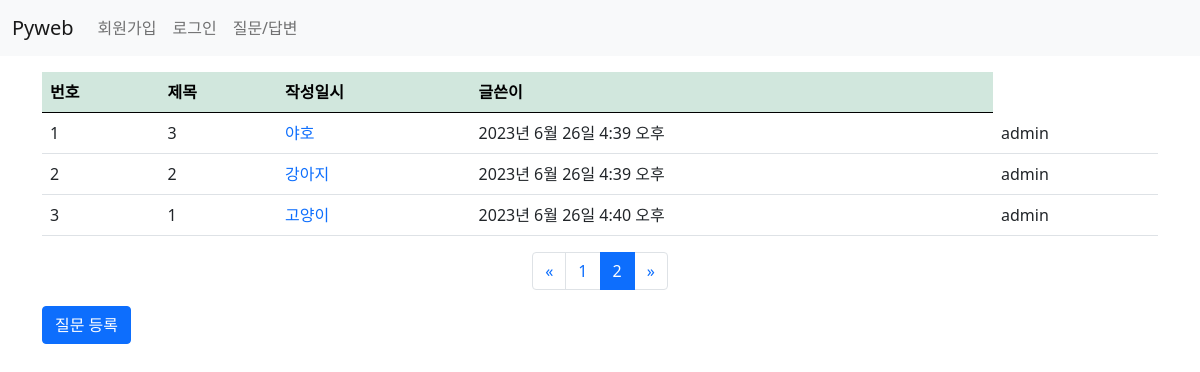
/board/?page=2, run on the app's committed database.
### board/models.py (models this page shows, shortened)
class Question(models.Model):
    author = models.ForeignKey(User, on_delete=models.CASCADE)
    subject = models.CharField(max_length=200)  #제목
    content = models.TextField()                #질문 내용
    create_date = models.DateTimeField()        #등록일
    modify_date = models.DateTimeField(null=True, blank=True)

### board/views.py (the view)
# urls.py: path('', views.question_list, name='question_list'),
def question_list(request):
    question_list = Question.objects.order_by('create_date')  #내림 차순
    page = request.GET.get('page', '1')
    paginator = Paginator(question_list, 10)  #페이지당 게시글 - 10
    page_obj = paginator.get_page(page)
    context = {'question_list': page_obj}
    return render(request, 'board/question_list.html', context)

### board/templatetags/board_filter.py (called while the page is built)
@register.filter
def sub(value, arg):
    return value - arg   #원래값 - 매개값 -> |sub:arg

### templates/board/question_list.html (shortened to what this page needs)
{% extends 'base.html' %}
{% load board_filter %}
{% block content %}
<div class="container my-3">
    <section id="question_list">
        <table class="table">
            <thead>
                <tr class="table-success">
                    <th>번호</th><th>제목</th><th>작성일시</th><th>글쓴이</th>
                </tr>
            </thead>
            <tbody>
                {% if question_list %}
                    {% for question in question_list %}
                    <tr>
                        <td>{{ forloop.counter }}</td>
                        <td>{{ question_list.paginator.count|sub:question_list.start_index|sub:forloop.counter0|add:1 }}</td>
                        <td>
                            <a href="{% url 'board:detail' question.id %}" class="text-decoration-none">
                                {{ question.subject }}
                            </a>
                        </td>
                        <td>{{ question.create_date }}</td>
                        <td>{{ question.author }}</td>
                    </tr>
                    {% endfor %}
                {% else %}
                    <tr>
                        <td>질문이 없습니다</td>
                    </tr>
                {% endif %}
            </tbody>
        </table>
        <ul class="pagination justify-content-center">
            {% if question_list.has_previous %}
                <li class="page-item">
                    <a class="page-link" href="?page={{ question_list.previous_page_number }}">
                        &laquo;
                    </a>
                </li>
            {% endif %}
            {% for page_number in question_list.paginator.page_range %}
                {% if page_number == question_list.number %}
                <li class="page-item active">
                    <a class="page-link" href="?page={{ page_number }}">
                        {{ page_number }}
                    </a>
                </li>
                {% else %}
                <li class="page-item">
                    <a class="page-link" href="?page={{ page_number }}">
                        {{ page_number }}
                    </a>
                </li>
                {% endif %}
            {% endfor %}
             {% if question_list.has_next %}
                <li class="page-item">
                    <a class="page-link" href="?page={{ question_list.next_page_number }}">
                        &raquo;
                    </a>
                </li>
            {% else %}
                <li class="page-item">
                    <a class="page-link" href="#">
                        &raquo;
                    </a>
                </li>
            {% endif %}
        </ul>
    <a href="{% url 'board:question_create' %}"
        class="btn btn-primary">질문 등록</a>
    </section>
</div>
{% endblock %}

### data on the page
Question: paginator.count|sub "3", subject "야호", create_date "2023년 6월 26일 4:39 오후", author "admin"
Question: paginator.count|sub "2", subject "강아지", create_date "2023년 6월 26일 4:39 오후", author "admin"
Question: paginator.count|sub "1", subject "고양이", create_date "2023년 6월 26일 4:40 오후", author "admin"

### other printed values
{{ page_number }} "1"
{{ page_number }} "2"
